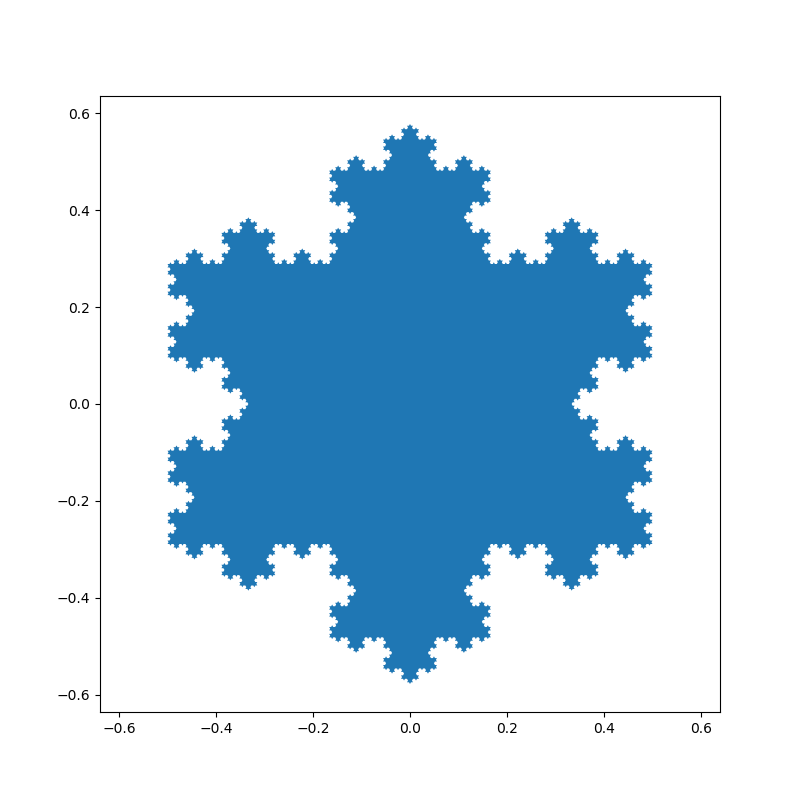

Generate this figure with Python:
import numpy as np

def kochSnowflake(level):
    if level == 0:
        initialAngles = np.array([0,120,240])
        finalAngles = initialAngles + 90
        finalComplexRadians = np.deg2rad(finalAngles) * 1j 
        lastEdge =  np.exp(finalComplexRadians)
        triangleInitialScale = 1 / np.sqrt(3)
        return triangleInitialScale * lastEdge
    else:
        triangleTop = 0.5 - 0.5j * np.sqrt(3) / 3
        lastPoints = kochSnowflake(level - 1) 
        lastPointsShiftedLeft = np.roll(lastPoints, shift=-1)  
        connectionVector = lastPointsShiftedLeft - lastPoints  
        newTrianglePoints = np.empty(len(lastPoints) * 4, dtype=np.complex128) # an array of complex numbers to replace my manually created vector class
        newTrianglePoints[::4] = lastPoints
        newTrianglePoints[1::4] = lastPoints + connectionVector / 3
        newTrianglePoints[2::4] = lastPoints + connectionVector * triangleTop
        newTrianglePoints[3::4] = lastPoints + connectionVector / 3 * 2
        return newTrianglePoints

points = kochSnowflake(5)
x, y = points.real, points.imag
import matplotlib.pyplot as plt
plt.figure(figsize=(8,8))
plt.axis('equal')
plt.fill(x,y)
plt.show()
